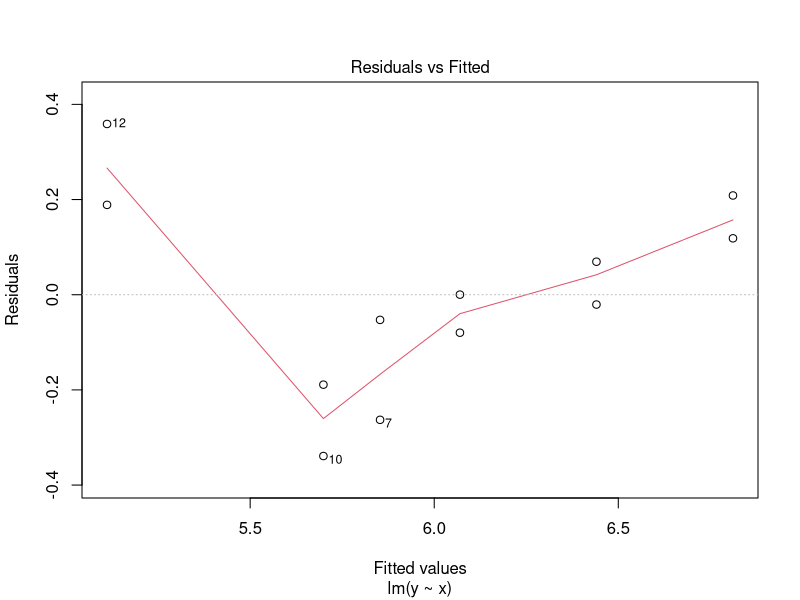
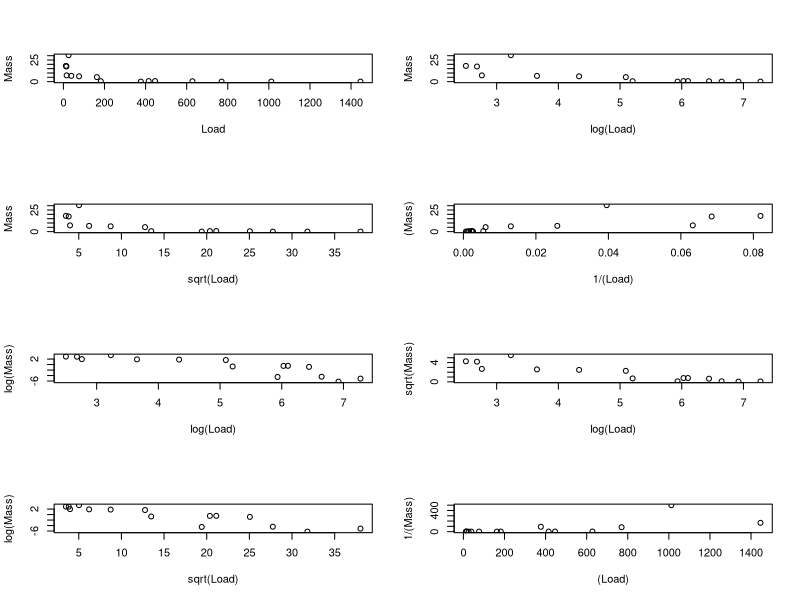
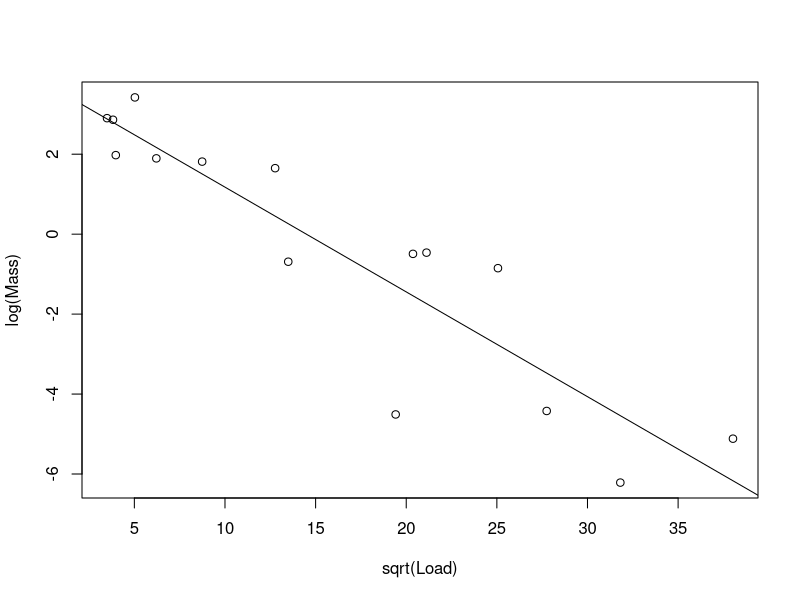
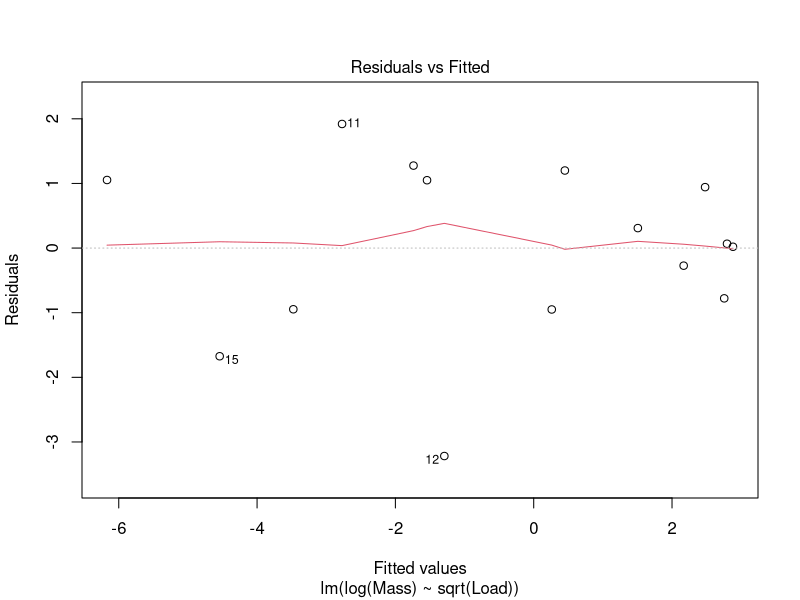
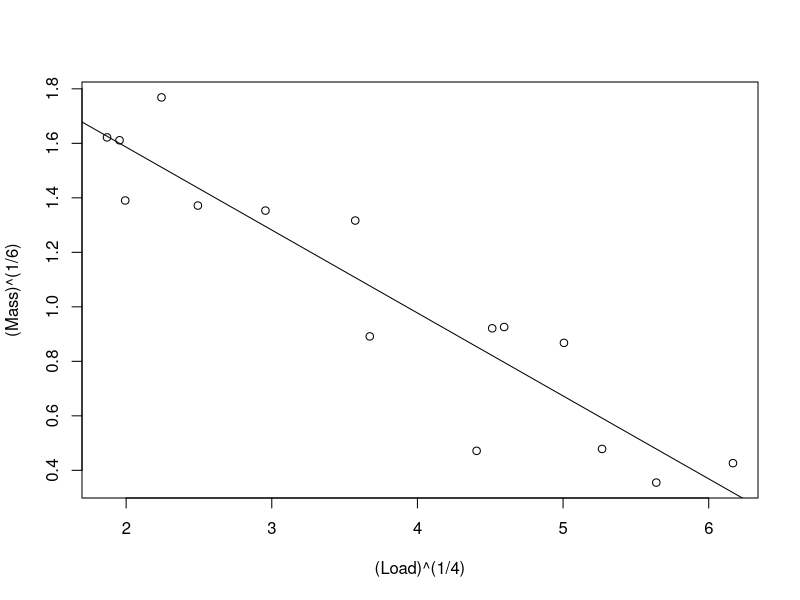
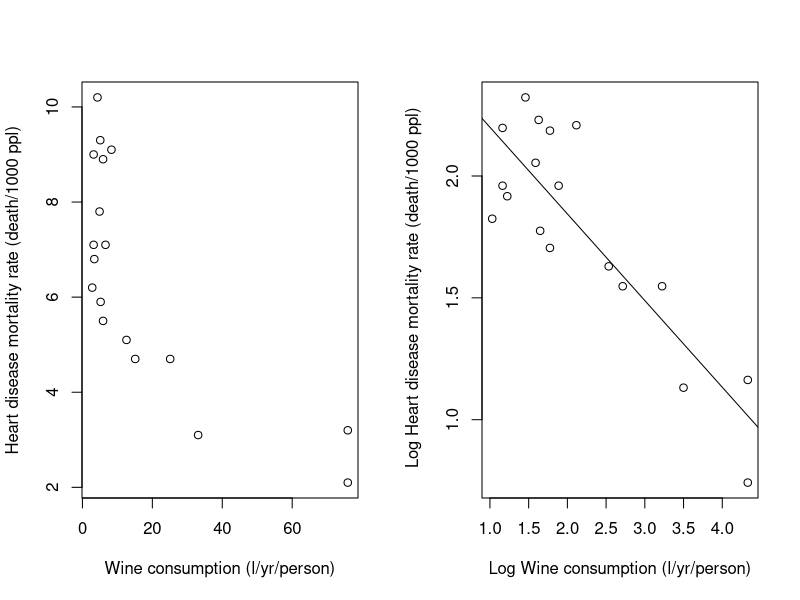
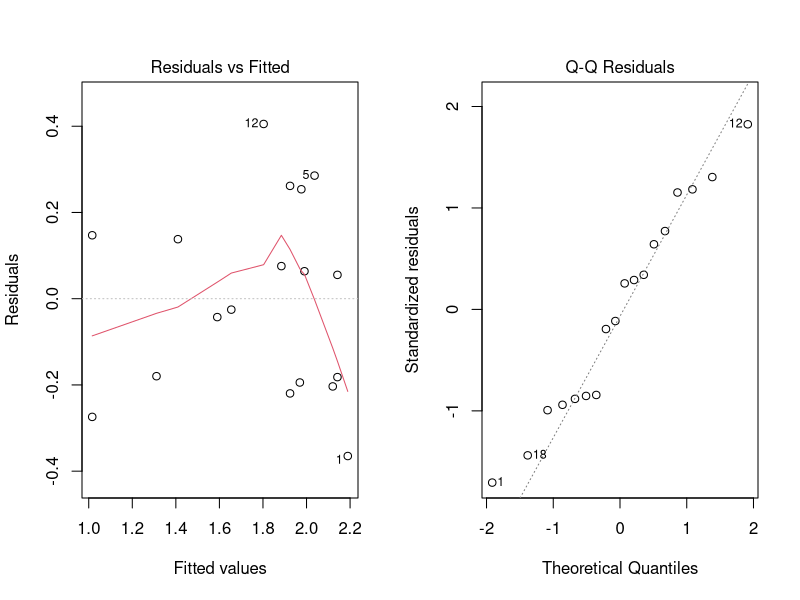
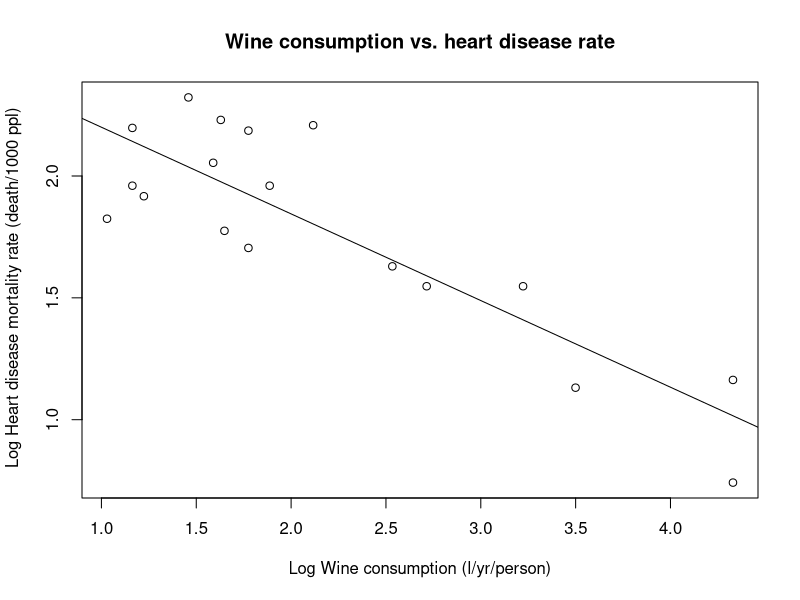

Here is the R script that generated these plots, in order:
## ---- chunk 1
steer <- 1:12
timeAfterSlaughter <- c(1,1,2,2,4,4,6,6,8,8, 24, 24)
pH <- c(7.02, 6.93, 6.42, 6.51, 6.07, 5.99, 5.59, 5.80, 5.51, 5.36, 5.30, 5.47)

x <- log(timeAfterSlaughter)
y <- pH

#plot(x,y)
mod1 <- lm(y~x)

plot(mod1, which = 1)

## ---- chunk 2
modaa <- aov(y~as.factor(x))
summary(modaa)
## ---- chunk 3
modab <- lm(y~x)
mm <- summary(modab)
mm$fstatistic # F-statistic that compares equal means vs. regression model
mm$coefficients[2,4] # p-value for F-test
## ---- chunk 4
# lack of fit F-test
mod1a <- anova(mod1)  # for the lm

mod2 <- aov(y~as.factor(x))
mod2a <- summary(mod2)

ssrLR <- mod1a[2,2]
dfLR <- mod1a$Df[2]
ssrSM <- sum(mod2$residuals^2)
dfSM <- mod2$rank
sigmaHatSM <- ssrSM/dfSM

FStat <- ((ssrLR - ssrSM)/(dfLR-dfSM))/sigmaHatSM

pvalue <- pf(FStat, df1 = dfLR - dfSM, df2 = dfSM, lower.tail = F)


## Check for lack of fit F-test
AOV_modelSeparateMeans<- aov(y ~ as.factor(x))
regmodel <- lm(y ~ x)
AOV_RegModel <- aov(regmodel)
lackOfFit <- anova(AOV_RegModel, AOV_modelSeparateMeans, test="F") # same as above
lackOfFit
## ---- chunk 5
pest <- read.csv("data/ex0817.csv")
par(mfrow = c(4,2))
with(pest, plot(Mass~Load))
with(pest, plot(log(Load),Mass))
with(pest, plot(sqrt(Load),Mass))
with(pest, plot(1/(Load),(Mass)))
with(pest, plot(log(Load),log(Mass)))
with(pest, plot(log(Load),sqrt(Mass)))#
with(pest, plot(sqrt(Load),log(Mass)))## This looks best
with(pest, plot((Load),1/(Mass)))
par(mfrow = c(1,1))
## ---- chunk 6
modP <- lm(log(Mass)~sqrt(Load), data = pest)
plot(log(Mass)~sqrt(Load), data = pest)
abline(modP)
print("Here are the residuals")
modP$residuals
print("Here are the fitted values")
modP$fitted.values


## ---- chunk 7
plot(modP, which = 1)

## ---- chunk 8
with(pest, plot((Load)^(1/4),(Mass)^(1/6))) ## this might work, too
abline(lm(I(pest$Mass^(1/6))~I(pest$Load^(1/4))))

## ---- chunk 9
wine <- read.csv("data/ex0823.csv")

par(mfrow = c(1,2))
plot(wine$Mortality~wine$Wine, xlab  = "Wine consumption (l/yr/person)", 
     ylab = "Heart disease mortality rate (death/1000 ppl)")
#abline(lm(wine$Mortality~wine$Wine))


with(wine, plot(log(Mortality)~log(Wine), xlab = "Log Wine consumption (l/yr/person)",
                ylab = " Log Heart disease mortality rate (death/1000 ppl)"))
wineMod <- lm(log(wine$Mortality)~log(Wine), data = wine)
abline(wineMod)

print("Here are some diagnostic plots for the transformed data")


plot(wineMod, which = 1:2)
par(mfrow = c(1,1))

#
wm <- summary(wineMod)

#confint(wineMod, 2, level = 0.95 )

corxy <- cor(x = log(wine$Mortality), y = log(wine$Wine))
#corxy^2

## ---- chunk 10
options(xtable.comment = FALSE)
library(xtable)
w <- xtable(wineMod, caption = "Summary for linear model of log(wine consumption) vs. log(mortality via heart disease)")
digits(w) <- c(6,6,6,6,10)
print(w)
## ---- chunk 11
with(wine, plot(log(Mortality)~log(Wine), xlab = "Log Wine consumption (l/yr/person)",
                ylab = " Log Heart disease mortality rate (death/1000 ppl)", 
                main = "Wine consumption vs. heart disease rate"))
abline(wineMod)
## ---- chunk 12
par(mfrow = c(2,2))
plot(lm(wine$Mortality~wine$Wine), which = 1:2)
par(mfrow = c(1,1))
## ---- chunk 13
pace <- read.csv("data/ex0914.csv")
library(ggplot2)
pairs(pace)
## ---- chunk 14
pmod <- lm(Heart~Bank + Walk + Talk, data = pace)
px <- xtable(pmod, caption = "Least Squares Fit for linear regression of
             heart on bank, walk, and talk")
## ---- chunk 15
print(px)
plot(pmod, which = 1)
## ---- chunk 16
summary(pmod)
## ---- chunk 17
rs <- summary(pmod)
atb <- t(rs$coefficients[1:4, 1:2])
colnames(atb) <- c("Beta[0]", 'Beta[1]', 'Beta[2]', "Beta[3]")
print(xtable(atb), floating = F)
